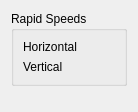
            <widget class="QWidget" name="page_2">
              <property name="geometry">
                <rect>
                  <x>0</x>
                  <y>0</y>
                  <width>138</width>
                  <height>112</height>
                </rect>
              </property>
              <attribute name="label">
                <string>Default Values</string>
              </attribute>
              <layout class="QVBoxLayout" name="verticalLayout_8">
                <item>
                  <widget class="QGroupBox" name="groupBox_3">
                    <property name="title">
                      <string>Rapid Speeds</string>
                    </property>
                    <layout class="QFormLayout" name="formLayout_2">
                      <property name="fieldGrowthPolicy">
                        <enum>QFormLayout::AllNonFixedFieldsGrow</enum>
                      </property>
                      <item row="0" column="0">
                        <widget class="QLabel" name="label_8">
                          <property name="text">
                            <string>Horizontal</string>
                          </property>
                        </widget>
                      </item>
                      <item row="0" column="1">
                        <widget class="Gui::QuantitySpinBox" name="setupRapidHorizontal">
                          <property name="sizePolicy">
                            <sizepolicy hsizetype="MinimumExpanding" vsizetype="Fixed">
                              <horstretch>0</horstretch>
                              <verstretch>0</verstretch>
                            </sizepolicy>
                          </property>
                          <property name="toolTip">
                            <string>&lt;html&gt;&lt;head/&gt;&lt;body&gt;&lt;p&gt;Rapid horizontal speed assigned as HorizRapid to new ToolController.&lt;/p&gt;&lt;/body&gt;&lt;/html&gt;</string>
                          </property>
                        </widget>
                      </item>
                      <item row="1" column="0">
                        <widget class="QLabel" name="label_12">
                          <property name="text">
                            <string>Vertical</string>
                          </property>
                        </widget>
                      </item>
                      <item row="1" column="1">
                        <widget class="Gui::QuantitySpinBox" name="setupRapidVertical">
                          <property name="sizePolicy">
                            <sizepolicy hsizetype="MinimumExpanding" vsizetype="Fixed">
                              <horstretch>0</horstretch>
                              <verstretch>0</verstretch>
                            </sizepolicy>
                          </property>
                          <property name="toolTip">
                            <string>&lt;html&gt;&lt;head/&gt;&lt;body&gt;&lt;p&gt;Rapid vertical speed assigned to VertRapid of new ToolController.&lt;/p&gt;&lt;/body&gt;&lt;/html&gt;</string>
                          </property>
                        </widget>
                      </item>
                    </layout>
                  </widget>
                </item>
                <item>
                  <spacer name="verticalSpacer_3">
                    <property name="orientation">
                      <enum>Qt::Vertical</enum>
                    </property>
                    <property name="sizeHint" stdset="0">
                      <size>
                        <width>20</width>
                        <height>40</height>
                      </size>
                    </property>
                  </spacer>
                </item>
              </layout>
            </widget>
